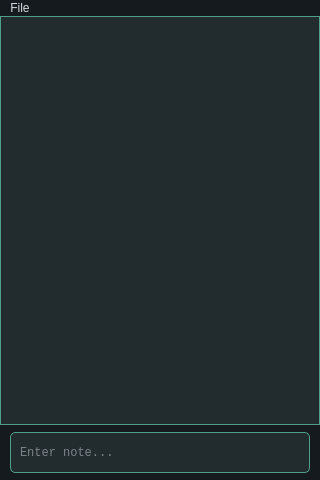
<?xml version="1.0" encoding="UTF-8"?>
<ui version="4.0">
 <class>MainWindow</class>
 <widget class="QMainWindow" name="MainWindow">
  <property name="geometry">
   <rect>
    <x>0</x>
    <y>0</y>
    <width>320</width>
    <height>480</height>
   </rect>
  </property>
  <property name="minimumSize">
   <size>
    <width>320</width>
    <height>480</height>
   </size>
  </property>
  <property name="windowTitle">
   <string>HackPad</string>
  </property>
  <property name="styleSheet">
   <string notr="true">/*
ManjaroMix Style Sheet for QT Applications
Author: Jaime A. Quiroga P.
Company: GTRONICK
Last updated: 25/02/2020, 15:42.
Available at: https://github.com/GTRONICK/QSS/blob/master/ManjaroMix.qss
*/
QMainWindow {
	background-color:#151a1e;
}
QCalendar {
	background-color: #151a1e;
}
QTextEdit {
	border-width: 1px;
	border-style: solid;
	border-color: #4fa08b;
	background-color: #222b2e;
	color: #d3dae3;
}
QListWidget {
	border-width: 1px;
	border-style: solid;
	border-color: #4fa08b;
	background-color: #222b2e;
	color: #d3dae3;
}
QListWidget::item:alternate{
	background-color:red;
}
QPlainTextEdit {
	border-width: 1px;
	border-style: solid;
	border-color: #4fa08b;
	background-color: #222b2e;
	color: #d3dae3;
	padding-left: 3px;
	padding-top: 3px;
}
QToolButton {
	border-style: solid;
	border-top-color: qlineargradient(spread:pad, x1:0.5, y1:1, x2:0.5, y2:0, stop:0 rgb(215, 215, 215), stop:1 rgb(222, 222, 222));
	border-right-color: qlineargradient(spread:pad, x1:0, y1:0.5, x2:1, y2:0.5, stop:0 rgb(217, 217, 217), stop:1 rgb(227, 227, 227));
	border-left-color: qlineargradient(spread:pad, x1:0, y1:0.5, x2:1, y2:0.5, stop:0 rgb(227, 227, 227), stop:1 rgb(217, 217, 217));
	border-bottom-color: qlineargradient(spread:pad, x1:0.5, y1:1, x2:0.5, y2:0, stop:0 rgb(215, 215, 215), stop:1 rgb(222, 222, 222));
	border-width: 1px;
	border-radius: 5px;
	color: #d3dae3;
	padding: 2px;
	background-color: rgb(255,255,255);
}
QToolButton:hover{
	border-style: solid;
	border-top-color: qlineargradient(spread:pad, x1:0.5, y1:1, x2:0.5, y2:0, stop:0 rgb(195, 195, 195), stop:1 rgb(222, 222, 222));
	border-right-color: qlineargradient(spread:pad, x1:0, y1:0.5, x2:1, y2:0.5, stop:0 rgb(197, 197, 197), stop:1 rgb(227, 227, 227));
	border-left-color: qlineargradient(spread:pad, x1:0, y1:0.5, x2:1, y2:0.5, stop:0 rgb(227, 227, 227), stop:1 rgb(197, 197, 197));
	border-bottom-color: qlineargradient(spread:pad, x1:0.5, y1:1, x2:0.5, y2:0, stop:0 rgb(195, 195, 195), stop:1 rgb(222, 222, 222));
	border-width: 1px;
	border-radius: 5px;
	color: rgb(0,0,0);
	padding: 2px;
	background-color: rgb(255,255,255);
}
QToolButton:pressed{
	border-style: solid;
	border-top-color: qlineargradient(spread:pad, x1:0.5, y1:1, x2:0.5, y2:0, stop:0 rgb(215, 215, 215), stop:1 rgb(222, 222, 222));
	border-right-color: qlineargradient(spread:pad, x1:0, y1:0.5, x2:1, y2:0.5, stop:0 rgb(217, 217, 217), stop:1 rgb(227, 227, 227));
	border-left-color: qlineargradient(spread:pad, x1:0, y1:0.5, x2:1, y2:0.5, stop:0 rgb(227, 227, 227), stop:1 rgb(217, 217, 217));
	border-bottom-color: qlineargradient(spread:pad, x1:0.5, y1:1, x2:0.5, y2:0, stop:0 rgb(215, 215, 215), stop:1 rgb(222, 222, 222));
	border-width: 1px;
	border-radius: 5px;
	color: rgb(0,0,0);
	padding: 2px;
	background-color: rgb(142,142,142);
}
QPushButton{
	border-style: solid;
	border-color: #050a0e;
	border-width: 1px;
	border-radius: 5px;
	color: #d3dae3;
	padding: 2px;
	background-color: #151a1e;
}
QPushButton::default{
	border-style: solid;
	border-color: #050a0e;
	border-width: 1px;
	border-radius: 5px;
	color: #FFFFFF;
	padding: 2px;
	background-color: #151a1e;;
}
QPushButton:hover{
	border-style: solid;
	border-color: #050a0e;
	border-width: 1px;
	border-radius: 5px;
	color: #d3dae3;
	padding: 2px;
	background-color: #1c1f1f;
}
QPushButton:pressed{
	border-style: solid;
	border-color: #050a0e;
	border-width: 1px;
	border-radius: 5px;
	color: #d3dae3;
	padding: 2px;
	background-color: #2c2f2f;
}
QPushButton:disabled{
	border-style: solid;
	border-top-color: qlineargradient(spread:pad, x1:0.5, y1:1, x2:0.5, y2:0, stop:0 rgb(215, 215, 215), stop:1 rgb(222, 222, 222));
	border-right-color: qlineargradient(spread:pad, x1:0, y1:0.5, x2:1, y2:0.5, stop:0 rgb(217, 217, 217), stop:1 rgb(227, 227, 227));
	border-left-color: qlineargradient(spread:pad, x1:0, y1:0.5, x2:1, y2:0.5, stop:0 rgb(227, 227, 227), stop:1 rgb(217, 217, 217));
	border-bottom-color: qlineargradient(spread:pad, x1:0.5, y1:1, x2:0.5, y2:0, stop:0 rgb(215, 215, 215), stop:1 rgb(222, 222, 222));
	border-width: 1px;
	border-radius: 5px;
	color: #808086;
	padding: 2px;
	background-color: rgb(142,142,142);
}
QLineEdit {
	border-width: 1px;
	border-style: solid;
	border-color: #4fa08b;
	border-radius: 5px;
	background-color: #222b2e;
	color: #d3dae3;
	padding-left: 7px;
}
QLabel {
	color: #d3dae3;
}
QLCDNumber {
	color: #4d9b87;
}
QProgressBar {
	text-align: center;
	color: #d3dae3;
	border-radius: 10px;
	border-color: transparent;
	border-style: solid;
	background-color: #52595d;
}
QProgressBar::chunk {
	background-color: #214037	;
	border-radius: 10px;
}
QMenuBar {
	background-color: #151a1e;
}
QMenuBar::item {
	color: #d3dae3;
  	spacing: 3px;
  	padding: 1px 4px;
	background-color: #151a1e;
}

QMenuBar::item:selected {
  	background-color: #252a2e;
	color: #FFFFFF;
}
QMenu {
	background-color: #151a1e;
}
QMenu::item:selected {
	background-color: #252a2e;
	color: #FFFFFF;
}
QMenu::item {
	color: #d3dae3;
	background-color: #151a1e;
}
QTabWidget {
	color:rgb(0,0,0);
	background-color:#000000;
}
QTabWidget::pane {
		border-color: #050a0e;
		background-color: #1e282c;
		border-style: solid;
		border-width: 1px;
    	border-bottom-left-radius: 4px;
		border-bottom-right-radius: 4px;
}
QTabBar::tab:first {
	border-style: solid;
	border-left-width:1px;
	border-right-width:0px;
	border-top-width:1px;
	border-bottom-width:0px;
	border-top-color: #050a0e;
	border-left-color: #050a0e;
	border-bottom-color: #050a0e;
	border-top-left-radius: 4px;
	color: #d3dae3;
	padding: 3px;
	margin-left:0px;
	background-color: #151a1e;
}
QTabBar::tab:last {
	border-style: solid;
	border-top-width:1px;
	border-left-width:1px;
	border-right-width:1px;
	border-bottom-width:0px;
	border-color: #050a0e;
	border-top-right-radius: 4px;
	color: #d3dae3;
	padding: 3px;
	margin-left:0px;
	background-color: #151a1e;
}
QTabBar::tab {
	border-style: solid;
	border-top-width:1px;
	border-bottom-width:0px;
	border-left-width:1px;
	border-top-color: #050a0e;
	border-left-color: #050a0e;
	border-bottom-color: #050a0e;
	color: #d3dae3;
	padding: 3px;
	margin-left:0px;
	background-color: #151a1e;
}
QTabBar::tab:selected, QTabBar::tab:last:selected, QTabBar::tab:hover {
  	border-style: solid;
  	border-left-width:1px;
	border-bottom-width:0px;
	border-right-color: transparent;
	border-top-color: #050a0e;
	border-left-color: #050a0e;
	border-bottom-color: #050a0e;
	color: #FFFFFF;
	padding: 3px;
	margin-left:0px;
	background-color: #1e282c;
}

QTabBar::tab:selected, QTabBar::tab:first:selected, QTabBar::tab:hover {
  	border-style: solid;
  	border-left-width:1px;
  	border-bottom-width:0px;
  	border-top-width:1px;
	border-right-color: transparent;
	border-top-color: #050a0e;
	border-left-color: #050a0e;
	border-bottom-color: #050a0e;
	color: #FFFFFF;
	padding: 3px;
	margin-left:0px;
	background-color: #1e282c;
}

QCheckBox {
	color: #d3dae3;
	padding: 2px;
}
QCheckBox:disabled {
	color: #808086;
	padding: 2px;
}

QCheckBox:hover {
	border-radius:4px;
	border-style:solid;
	padding-left: 1px;
	padding-right: 1px;
	padding-bottom: 1px;
	padding-top: 1px;
	border-width:1px;
	border-color: transparent;
}
QCheckBox::indicator:checked {

	height: 10px;
	width: 10px;
	border-style:solid;
	border-width: 1px;
	border-color: #4fa08b;
	color: #000000;
	background-color: qradialgradient(cx:0.4, cy:0.4, radius: 1.5,fx:0, fy:0, stop:0 #1e282c, stop:0.3 #1e282c, stop:0.4 #4fa08b, stop:0.5 #1e282c, stop:1 #1e282c);
}
QCheckBox::indicator:unchecked {

	height: 10px;
	width: 10px;
	border-style:solid;
	border-width: 1px;
	border-color: #4fa08b;
	color: #000000;
}
QRadioButton {
	color: #d3dae3;
	padding: 1px;
}
QRadioButton::indicator:checked {
	height: 10px;
	width: 10px;
	border-style:solid;
	border-radius:5px;
	border-width: 1px;
	border-color: #4fa08b;
	color: #a9b7c6;
	background-color: qradialgradient(cx:0.5, cy:0.5, radius:0.4,fx:0.5, fy:0.5, stop:0 #4fa08b, stop:1 #1e282c);
}
QRadioButton::indicator:!checked {
	height: 10px;
	width: 10px;
	border-style:solid;
	border-radius:5px;
	border-width: 1px;
	border-color: #4fa08b;
	color: #a9b7c6;
	background-color: transparent;
}
QStatusBar {
	color:#027f7f;
}
QSpinBox {
	color: #d3dae3;
	background-color: #222b2e;
	border-width: 1px;
	border-style: solid;
	border-color: #4fa08b;
}
QDoubleSpinBox {
	color: #d3dae3;
	background-color: #222b2e;
	border-width: 1px;
	border-style: solid;
	border-color: #4fa08b;
}
QTimeEdit {
	color: #d3dae3;
	background-color: #222b2e;
	border-width: 1px;
	border-style: solid;
	border-color: #4fa08b;
}
QDateTimeEdit {
	color: #d3dae3;
	background-color: #222b2e;
	border-width: 1px;
	border-style: solid;
	border-color: #4fa08b;
}
QDateEdit {
	color: #d3dae3;
	background-color: #222b2e;
	border-width: 1px;
	border-style: solid;
	border-color: #4fa08b;
}
QFontComboBox {
	color: #d3dae3;
	background-color: #222b2e;
	border-width: 1px;
	border-style: solid;
	border-color: #4fa08b;
}
QComboBox {
	color: #d3dae3;
	background-color: #222b2e;
	border-width: 1px;
	border-style: solid;
	border-color: #4fa08b;
}

QDial {
	background: #16a085;
}

QToolBox {
	color: #a9b7c6;
	background-color: #222b2e;
}
QToolBox::tab {
	color: #a9b7c6;
	background-color:#222b2e;
}
QToolBox::tab:selected {
	color: #FFFFFF;
	background-color:#222b2e;
}
QScrollArea {
	color: #FFFFFF;
	background-color:#222b2e;
}
QSlider::groove:horizontal {
	height: 5px;
	background-color: #52595d;
}
QSlider::groove:vertical {
	width: 5px;
	background-color: #52595d;
}
QSlider::handle:horizontal {
	background: #1a2224;
	border-style: solid;
	border-width: 1px;
	border-color: rgb(207,207,207);
	width: 12px;
	margin: -5px 0;
	border-radius: 7px;
}
QSlider::handle:vertical {
	background: #1a2224;
	border-style: solid;
	border-width: 1px;
	border-color: rgb(207,207,207);
	height: 12px;
	margin: 0 -5px;
	border-radius: 7px;
}
QSlider::add-page:horizontal {
    background: #52595d;
}
QSlider::add-page:vertical {
    background: #52595d;
}
QSlider::sub-page:horizontal {
    background-color: #15433a;
}
QSlider::sub-page:vertical {
    background-color: #15433a;
}
QScrollBar:horizontal {
	max-height: 10px;
	border: 1px transparent grey;
	margin: 0px 20px 0px 20px;
	background: transparent;
}
QScrollBar:vertical {
	max-width: 10px;
	border: 1px transparent grey;
	margin: 20px 0px 20px 0px;
	background: transparent;
}
QScrollBar::handle:horizontal {
	background: #52595d;
	border-style: transparent;
	border-radius: 4px;
	min-width: 25px;
}
QScrollBar::handle:horizontal:hover {
	background: #58a492;
	border-style: transparent;
	border-radius: 4px;
	min-width: 25px;
}
QScrollBar::handle:vertical {
	background: #52595d;
	border-style: transparent;
	border-radius: 4px;
	min-height: 25px;
}
QScrollBar::handle:vertical:hover {
	background: #58a492;
	border-style: transparent;
	border-radius: 4px;
	min-height: 25px;
}
QScrollBar::add-line:horizontal {
   border: 2px transparent grey;
   border-top-right-radius: 4px;
   border-bottom-right-radius: 4px;
   background: #15433a;
   width: 20px;
   subcontrol-position: right;
   subcontrol-origin: margin;
}
QScrollBar::add-line:horizontal:pressed {
   border: 2px transparent grey;
   border-top-right-radius: 4px;
   border-bottom-right-radius: 4px;
   background: rgb(181,181,181);
   width: 20px;
   subcontrol-position: right;
   subcontrol-origin: margin;
}
QScrollBar::add-line:vertical {
   border: 2px transparent grey;
   border-bottom-left-radius: 4px;
   border-bottom-right-radius: 4px;
   background: #15433a;
   height: 20px;
   subcontrol-position: bottom;
   subcontrol-origin: margin;
}
QScrollBar::add-line:vertical:pressed {
   border: 2px transparent grey;
   border-bottom-left-radius: 4px;
   border-bottom-right-radius: 4px;
   background: rgb(181,181,181);
   height: 20px;
   subcontrol-position: bottom;
   subcontrol-origin: margin;
}
QScrollBar::sub-line:horizontal {
   border: 2px transparent grey;
   border-top-left-radius: 4px;
   border-bottom-left-radius: 4px;
   background: #15433a;
   width: 20px;
   subcontrol-position: left;
   subcontrol-origin: margin;
}
QScrollBar::sub-line:horizontal:pressed {
   border: 2px transparent grey;
   border-top-left-radius: 4px;
   border-bottom-left-radius: 4px;
   background: rgb(181,181,181);
   width: 20px;
   subcontrol-position: left;
   subcontrol-origin: margin;
}
QScrollBar::sub-line:vertical {
   border: 2px transparent grey;
   border-top-left-radius: 4px;
   border-top-right-radius: 4px;
   background: #15433a;
   height: 20px;
   subcontrol-position: top;
   subcontrol-origin: margin;
}
QScrollBar::sub-line:vertical:pressed {
   border: 2px transparent grey;
   border-top-left-radius: 4px;
   border-top-right-radius: 4px;
   background: rgb(181,181,181);
   height: 20px;
   subcontrol-position: top;
   subcontrol-origin: margin;
}

QScrollBar::add-page:horizontal, QScrollBar::sub-page:horizontal {
   background: none;
}
QScrollBar::add-page:vertical, QScrollBar::sub-page:vertical {
   background: none;
}</string>
  </property>
  <widget class="QWidget" name="centralwidget">
   <layout class="QVBoxLayout" name="verticalLayout">
    <property name="spacing">
     <number>0</number>
    </property>
    <property name="leftMargin">
     <number>0</number>
    </property>
    <property name="topMargin">
     <number>0</number>
    </property>
    <property name="rightMargin">
     <number>0</number>
    </property>
    <property name="bottomMargin">
     <number>0</number>
    </property>
    <item>
     <widget class="QPlainTextEdit" name="textEdit">
      <property name="font">
       <font>
        <family>Consolas</family>
        <pointsize>11</pointsize>
       </font>
      </property>
      <property name="lineWrapMode">
       <enum>QPlainTextEdit::NoWrap</enum>
      </property>
      <property name="plainText">
       <string/>
      </property>
     </widget>
    </item>
    <item>
     <layout class="QHBoxLayout" name="horizontalLayout">
      <property name="spacing">
       <number>0</number>
      </property>
      <property name="leftMargin">
       <number>10</number>
      </property>
      <property name="topMargin">
       <number>7</number>
      </property>
      <property name="rightMargin">
       <number>10</number>
      </property>
      <property name="bottomMargin">
       <number>7</number>
      </property>
      <item>
       <widget class="QLineEdit" name="textInput">
        <property name="minimumSize">
         <size>
          <width>0</width>
          <height>41</height>
         </size>
        </property>
        <property name="font">
         <font>
          <family>Consolas</family>
         </font>
        </property>
        <property name="placeholderText">
         <string>Enter note...</string>
        </property>
       </widget>
      </item>
     </layout>
    </item>
   </layout>
  </widget>
  <widget class="QMenuBar" name="menubar">
   <property name="geometry">
    <rect>
     <x>0</x>
     <y>0</y>
     <width>320</width>
     <height>22</height>
    </rect>
   </property>
   <widget class="QMenu" name="menuFile">
    <property name="title">
     <string>File</string>
    </property>
    <addaction name="actionNew"/>
    <addaction name="actionOpen"/>
    <addaction name="actionSave"/>
    <addaction name="actionExit"/>
   </widget>
   <addaction name="menuFile"/>
  </widget>
  <action name="actionOpen">
   <property name="text">
    <string>Open</string>
   </property>
  </action>
  <action name="actionSave">
   <property name="text">
    <string>Save</string>
   </property>
  </action>
  <action name="actionExit">
   <property name="text">
    <string>Exit</string>
   </property>
  </action>
  <action name="actionNew">
   <property name="text">
    <string>New</string>
   </property>
  </action>
 </widget>
 <resources/>
 <connections/>
</ui>
